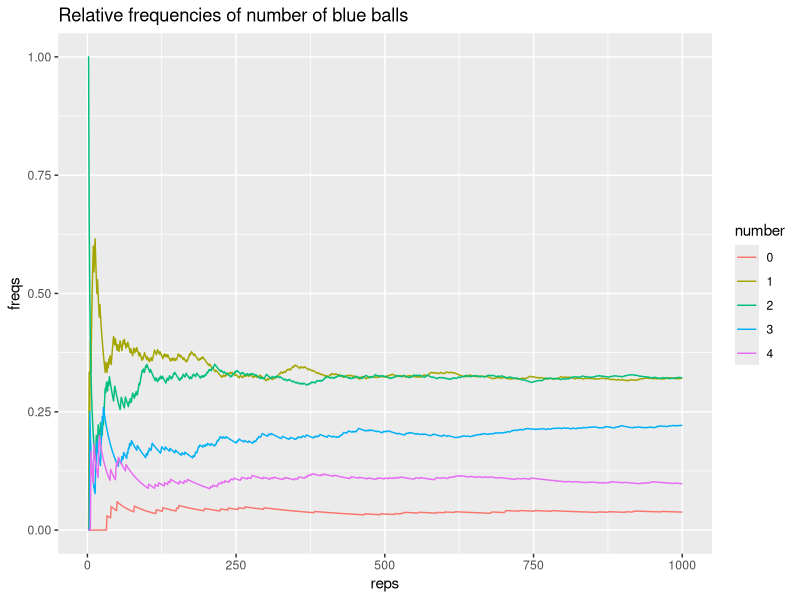

Write the R code that produced this figure.
## ---- chunk 1
knitr::opts_chunk$set(echo = TRUE)
## ---- chunk 2
library(ggplot2)

# bags
bag1 <- c('white', 'white', 'red')
bag2 <- c(rep('white', 3), 'red')
## ---- chunk 3
bags <- c('bag1', 'bag2')
repetitions <- 1000
drawn_balls <- character(repetitions)

set.seed(345)
for (i in 1:repetitions) {
  # select one bag
  chosen_bag <- sample(bags, 1)
  
  # draw a ball from chosen bag
  if (chosen_bag == 'bag1') {
    drawn_balls[i] <- sample(bag1, 1)
  } else {
    drawn_balls[i] <- sample(bag2, 1)
  }
}

table(drawn_balls) / repetitions
## ---- chunk 4
# boxes as character vectors 
box1 <- c('blue', 'blue', 'red')
box2 <- c('blue', 'blue', 'red', 'red', 'red', 'white')
## ---- chunk 5
size = 4
## ---- chunk 6
# sample size
size <- 4

# number of repetitions
repetitions <- 1000

# matrix to store sample results
drawn_balls <- matrix("", repetitions, size)

for (r in 1:repetitions) {
  aux <- runif(1)
  if (aux > 0.5) {
    drawn_balls[r, ] <- sample(box1, size, replace = TRUE)
  } else {
    drawn_balls[r,] <- sample(box2, size)
  }
}

head(drawn_balls)
## ---- chunk 7
# number of blue balls in each repetition
blue_counts <- apply(drawn_balls, 1, function(x) sum(x == 'blue'))

# relative frequencies
table(blue_counts) / repetitions
## ---- chunk 8
# progression of relative frequencies
blue_freqs <- vector(mode = "list", length = 5)
for (num_blue in 0:4) {
  blue_freqs[[num_blue + 1]] <- cumsum(blue_counts == num_blue) / (1:repetitions)
}

dat <- data.frame(
  reps = rep(1:repetitions, 5),
  freqs = unlist(blue_freqs),
  number = factor(rep(0:4, each = repetitions))
)

ggplot(data = dat, aes(x = reps, y = freqs, group = number)) +
  geom_path(aes(color = number)) +
  ggtitle("Relative frequencies of number of blue balls")


